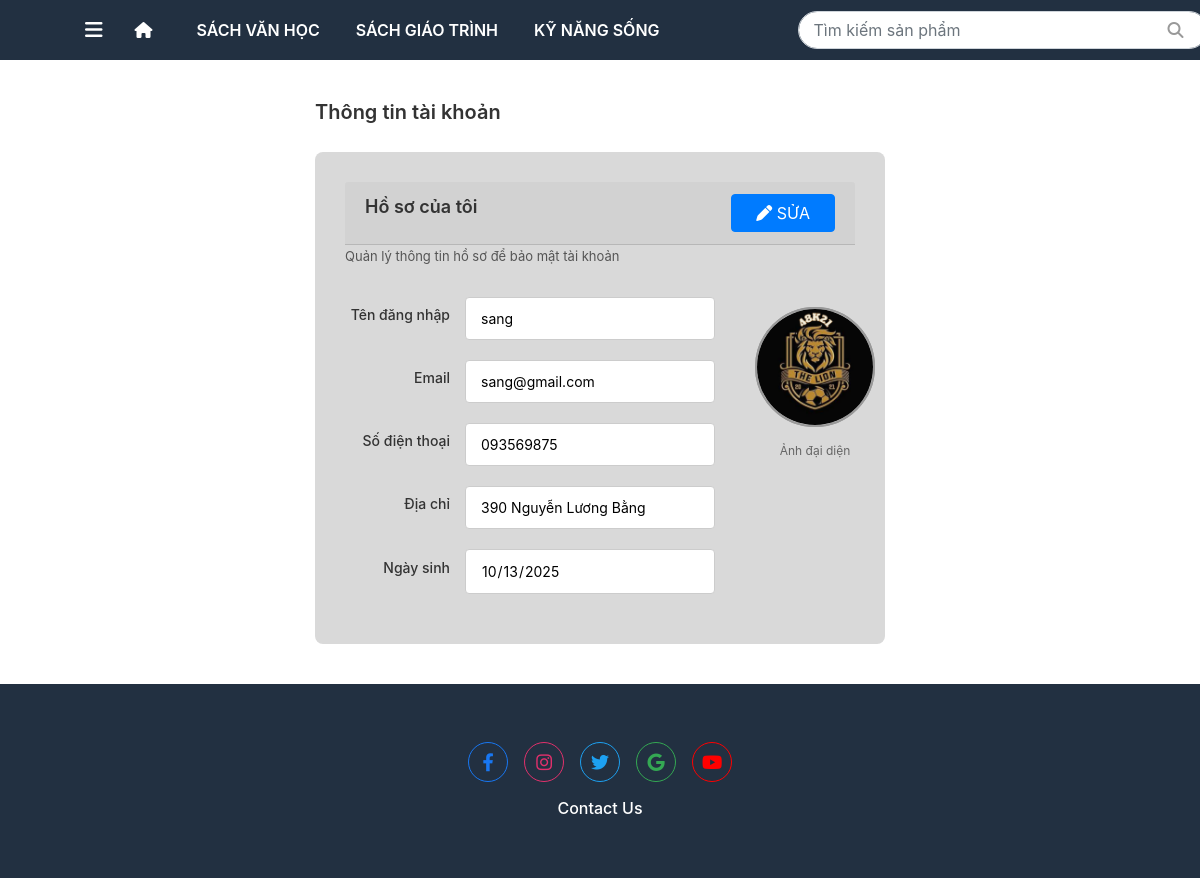
Page /profile/ (signed in) on the earlier database version.
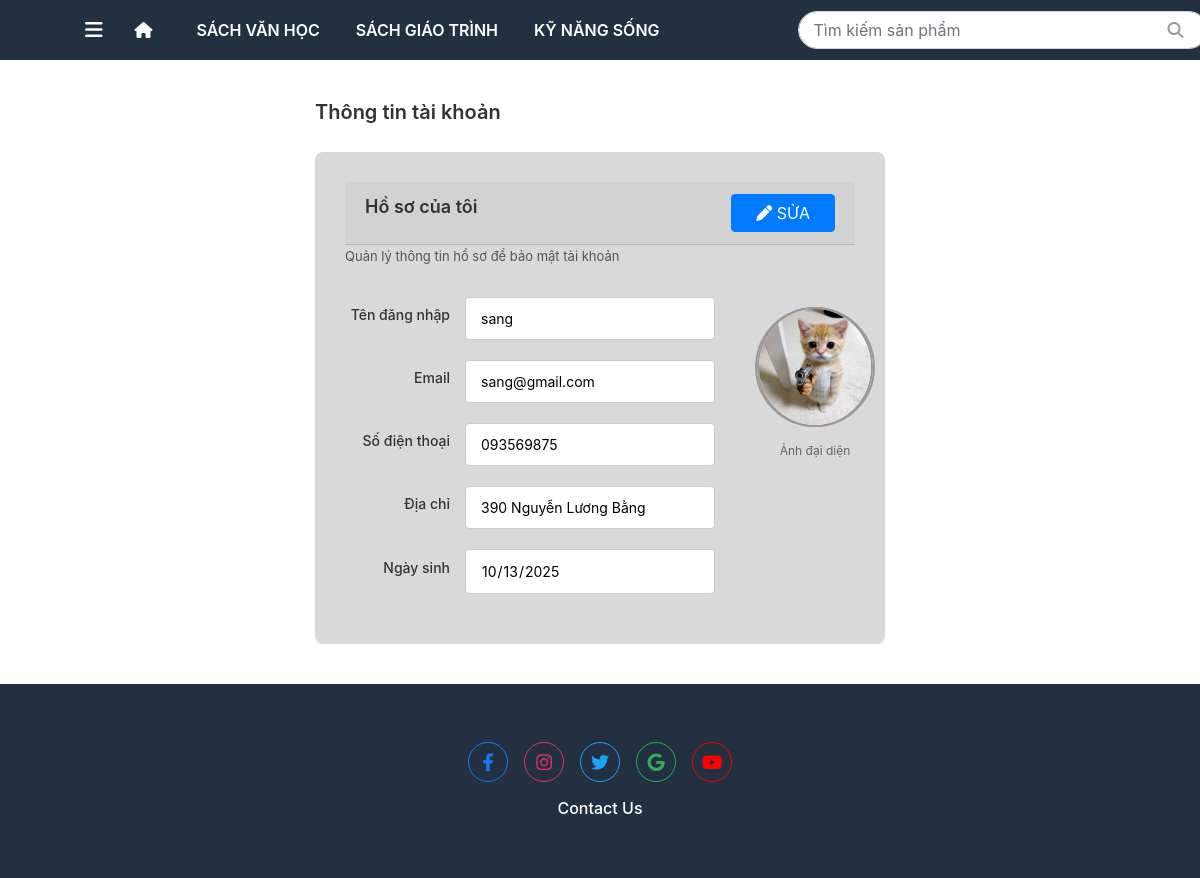
Same page on the later database version.
### booksale_app/models.py (models this page shows, shortened)
class Customer(models.Model):
    user = models.OneToOneField(auth.get_user_model(), on_delete=models.CASCADE, null=True, blank=True)
    cust_name = models.CharField(
        max_length = 255,
        blank=False, null=False,
        help_text = "Tên khách hàng"
    )
    email = models.EmailField(
        max_length = 100,
        help_text = "Email"
    )
    phone = models.CharField(
        max_length = 15,
        blank=False, null=False,
        help_text = "Số điện thoại"
    )
    address = models.CharField(
        max_length = 255,
        blank=False, null=False,
        help_text = "Địa chi"
    )
    dob = models.DateField(
        verbose_name="Ngày sinh"
    )
    avatar = models.ImageField(upload_to='customers/', null=True, blank=True)
    create_at = models.DateTimeField(
        verbose_name = "Ngày tạo",
        auto_now_add=True
    )

### booksale_app/views/user_view/profile.py (the view, shortened to what this page needs)
# urls.py: path('profile/', views.profile, name='profile'),
@login_required(login_url="/accounts/login/kh/")
@group_required('KH', login_url="/accounts/login/kh/")
def profile(request):
    customer, created = Customer.objects.get_or_create(
        user=request.user,
        defaults={
            'cust_name': request.user.get_full_name() or request.user.username,
            'email': request.user.email or '',
            'phone': '',
            'address': '',
        }
    )
    context = {
        'customer': customer,
        'user': request.user
    }
    return render(request, 'user_temp/profile/profile.html', context)

### booksale_app/context_processors.py (called while the page is built)
def categories_and_cart(request):
    context = {
        'categories': Category.objects.all()[:3],  # Lấy 3 categories đầu tiên cho menu
        'cart_count': 0
    }
    if request.user.is_authenticated:
        try:
            customer = Customer.objects.get(user=request.user)
            cart = Cart.objects.filter(customer=customer).first()
            if cart:
                cart_count = Cart_Item.objects.filter(cart=cart).aggregate(
                    total=Sum('quantity')
                )['total'] or 0
                context['cart_count'] = int(cart_count) if cart_count else 0
        except (Customer.DoesNotExist, AttributeError):
            context['cart_count'] = 0
    return context

def global_user_context(request):
    user = request.user
    is_kh = False
    role = None
    if user.is_authenticated:
        is_kh = user.groups.filter(name="KH").exists()
        if user.groups.filter(name="NVBH").exists():
            role = "NVBH"
        elif user.groups.filter(name="NVTK").exists():
            role = "NVTK"
    return {
        "is_kh": is_kh,
        "role": role,
    }

### booksale_app/templates/user_temp/profile/profile.html (shortened to what the changed rows need)
{% extends 'user_temp/base.html' %} {% load static %}  {% block content %}
<div class="container">
    <div class="header">
        <h1>Thông tin tài khoản</h1>
    </div>
    <div class="profile-card">
        <div class="card-header">
            <h2 class="card-title">Hồ sơ của tôi</h2>
        </div>
        <form method="POST" enctype="multipart/form-data">
            <div class="form-container">
                <div class="form-left">
                    <div class="form-group">
                        <label class="form-label">Email</label>
                        {% if request.GET.edit %}
                        <input type="email" class="form-input" name="email" value="{{customer.email}}" />
                        {% else %}
                        <input type="email" class="form-input" name="email" value="{{customer.email}}" readonly />
                        {% endif %}
                    </div>
                    <div class="form-group">
                        <label class="form-label">Số điện thoại</label>
                        {% if request.GET.edit %}
                        <input type="tel" class="form-input" name="phone" value="{{customer.phone}}" />
                        {% else %}
                        <input type="tel" class="form-input" name="phone" value="{{customer.phone}}" readonly />
                        {% endif %}
                    </div>
                    <div class="form-group">
                        <label class="form-label">Địa chỉ</label>
                        {% if request.GET.edit %}
                        <input type="text" class="form-input" name="address" value="{{customer.address}}" />
                        {% else %}
                        <input type="text" class="form-input" name="address" value="{{customer.address}}" readonly />
                        {% endif %}
                    </div>
                    <div class="form-group">
                        <label class="form-label">Ngày sinh</label>
                        {% if request.GET.edit %}
                        <input
                            type="date"
                            class="form-input"
                            name="birthday"
                            value="{% if customer.dob %}{{ customer.dob|date:'Y-m-d' }}{% endif %}"
                        />
                        {% else %}
                        <input
                            type="date"
                            class="form-input"
                            name="birthday"
                            value="{% if customer.dob %}{{ customer.dob|date:'Y-m-d' }}{% endif %}"
                            readonly
                        />
                        {% endif %}
                    </div>
                </div>
                <div class="form-right">
                    <div class="avatar-circle">
                        {% if customer.avatar %}
                        <img src="{{ customer.avatar.url }}" alt="Avatar" id="avatar" class="avatar-circle" />
                        {% else %}
                        <div class="avatar-icon"></div>
                        {% endif %}
                    </div>
                </div>
            </div>
        </form>
    </div>
</div>
{% endblock %}

Differences in the rows shown:
changed Customer "sang@gmail.com": avatar: a different picture
